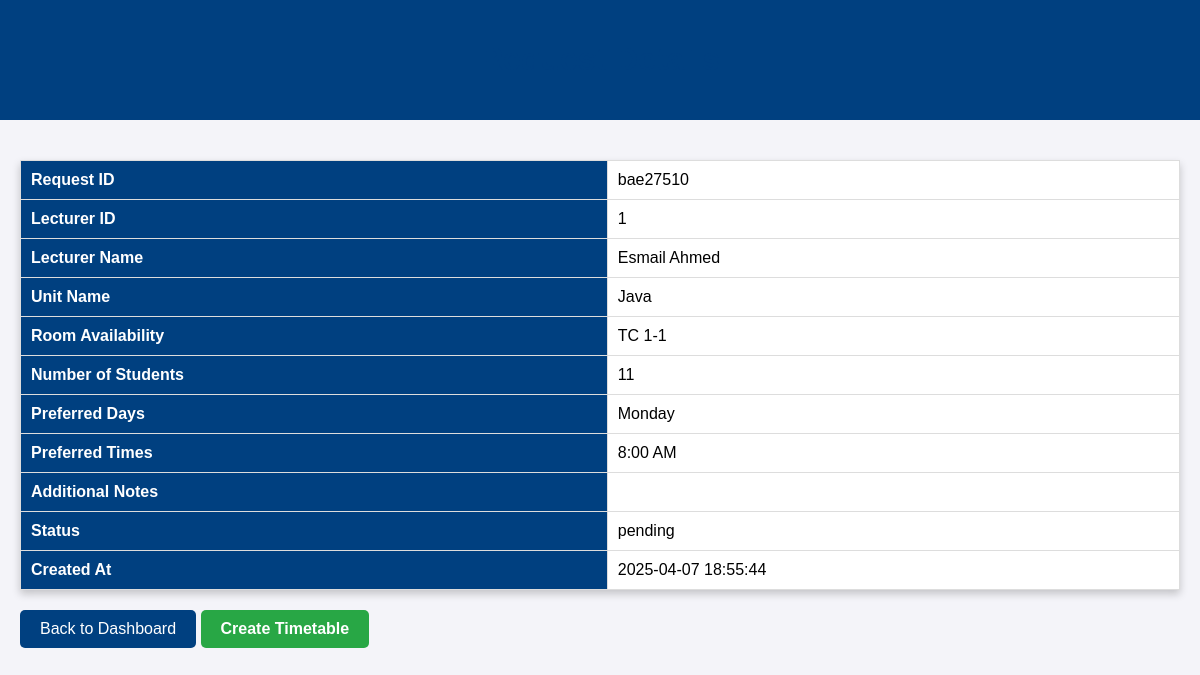
Before: /dashboard/timetabler/view/bae27510 with the older database file.
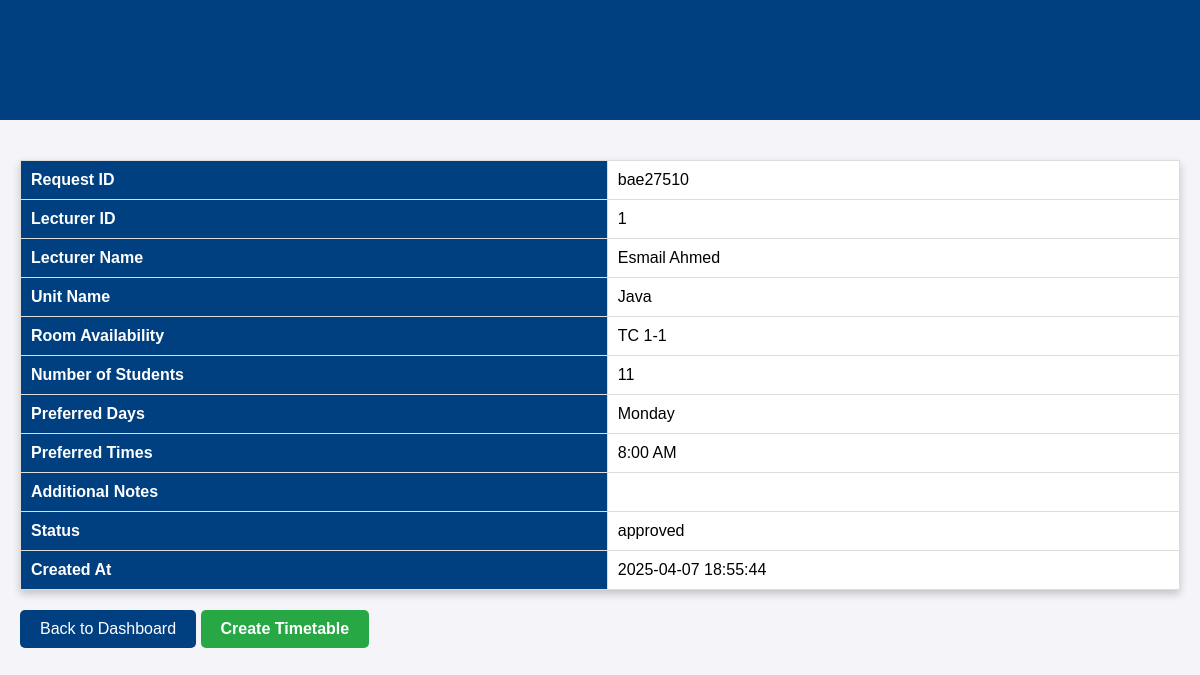
After: the same page with the newer database file.
### tables this page shows
CREATE TABLE timetable_requests (
                id TEXT PRIMARY KEY,
                lecturer_id INTEGER NOT NULL,
                lecturer_name STRING NOT NULL,
                course_id INTEGER,
                unit_name TEXT NOT NULL,
                room_available TEXT NOT NULL DEFAULT 'Unknown',
                student_count INTEGER NOT NULL,
                preferred_days TEXT,
                preferred_times TEXT,
                additional_notes TEXT,
                status TEXT DEFAULT 'pending',
                created_at TEXT DEFAULT CURRENT_TIMESTAMP,
                timetable_id STRING,
                FOREIGN KEY(lecturer_id) REFERENCES users(id)
            );

### app.py (the view)
@app.route('/dashboard/timetabler/view/<request_id>')
def view_lecturer_request(request_id):
    with get_db_connection() as conn:
        request = conn.execute('''
            SELECT id, lecturer_id, lecturer_name, unit_name, room_available, student_count,
                   preferred_days, preferred_times, additional_notes, status, created_at
            FROM timetable_requests
            WHERE id = ?
        ''', (request_id,)).fetchone()
    if not request:
        return "Request not found", 404
    return render_template('view_lecturer_request.html', request=request)

### app.py (called while the page is built)
def get_db_connection():
    conn = sqlite3.connect('projo.db')  # Ensure this matches your database file
    conn.row_factory = sqlite3.Row  # Allows accessing columns by name
    return conn

### templates/view_lecturer_request.html (shortened to what this page needs)
<!DOCTYPE html>
<html lang="en">
<head>
</head>
<body>
    <header>
        <h1>Request Details</h1>
    </header>
    <main>
        <table>
            <tr>
                <th>Request ID</th>
                <td>{{ request.id }}</td>
            </tr>
            <tr>
                <th>Lecturer ID</th>
                <td>{{ request.lecturer_id }}</td>
            </tr>
            <tr>
                <th>Lecturer Name</th>
                <td>{{ request.lecturer_name }}</td>
            </tr>
            <tr>
                <th>Unit Name</th>
                <td>{{ request.unit_name }}</td>
            </tr>
            <tr>
                <th>Room Availability</th>
                <td>{{ request.room_available }}</td>
            </tr>
            <tr>
                <th>Number of Students</th>
                <td>{{ request.student_count }}</td>
            </tr>
            <tr>
                <th>Preferred Days</th>
                <td>{{ request.preferred_days }}</td>
            </tr>
            <tr>
                <th>Preferred Times</th>
                <td>{{ request.preferred_times }}</td>
            </tr>
            <tr>
                <th>Additional Notes</th>
                <td>{{ request.additional_notes }}</td>
            </tr>
            <tr>
                <th>Status</th>
                <td>{{ request.status }}</td>
            </tr>
            <tr>
                <th>Created At</th>
                <td>{{ request.created_at }}</td>
            </tr>
        </table>
        <a href="/dashboard/timetabler" style="display: inline-block; margin-top: 20px; text-decoration: none; background-color: #004080; color: white; padding: 10px 20px; border-radius: 5px;">Back to Dashboard</a>
        <a href="/timetable/create/{{ request.id }}" class="create-timetable-btn">Create Timetable</a>
    </main>
</body>
</html>

Changed rows visible on the page:
changed timetable_requests "bae27510": status "pending" → "approved"
